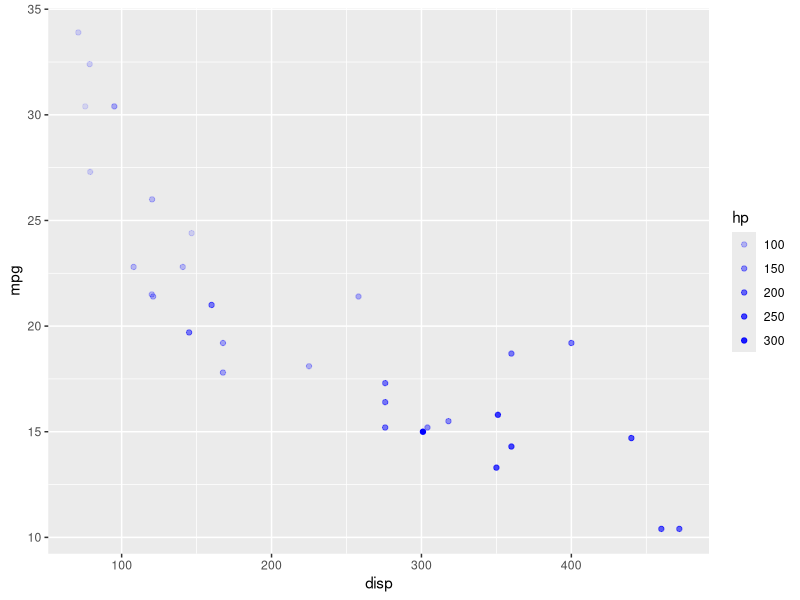
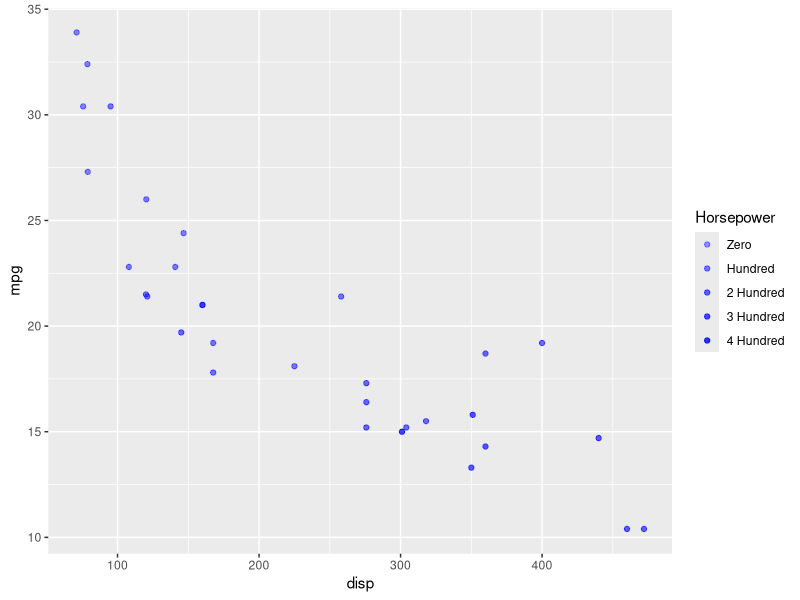
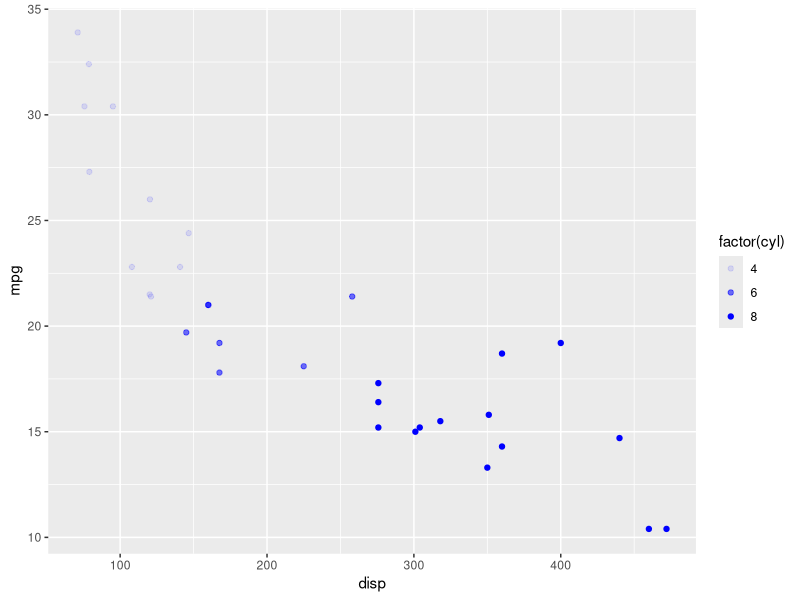
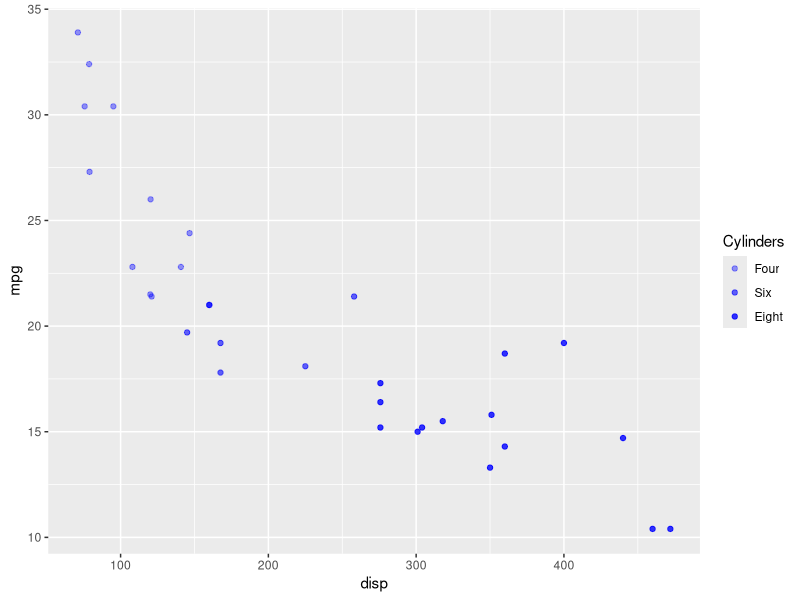
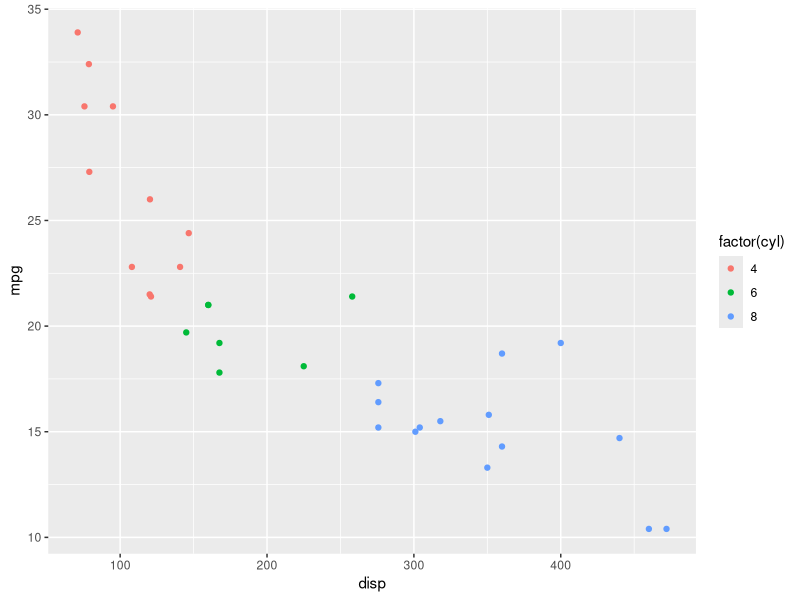
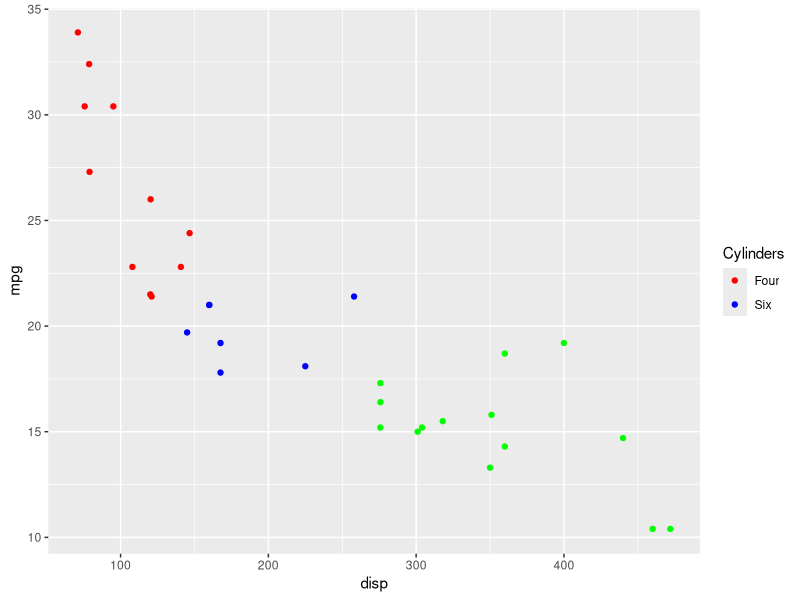
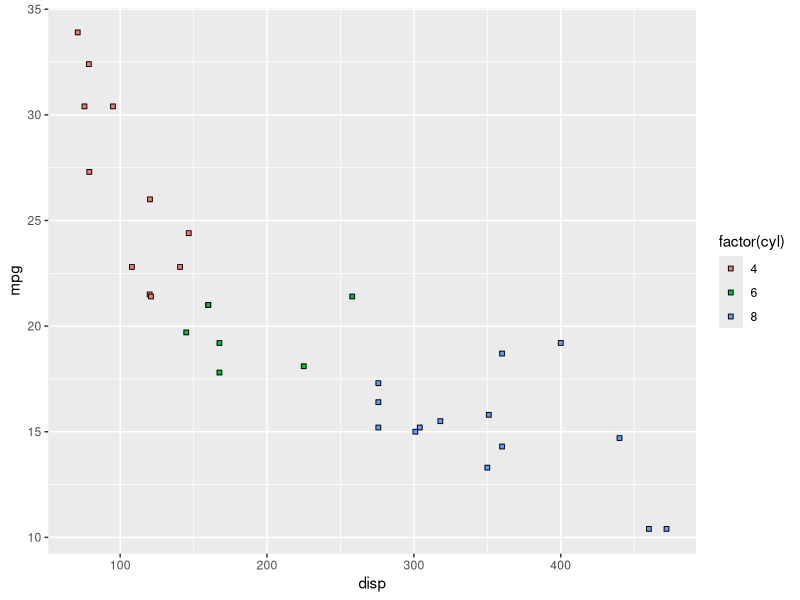
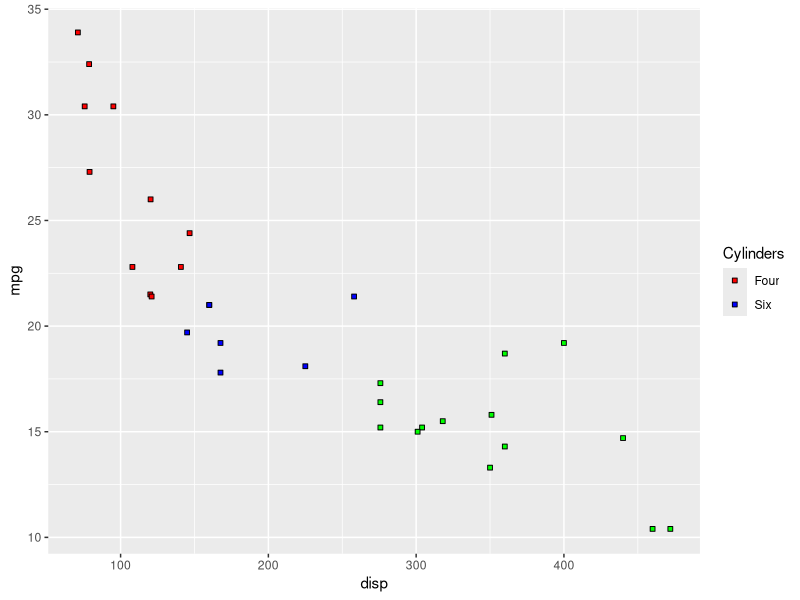

Source code (R) for these figures, in order:
## ---- chunk 1
library(ggplot2)
library(dplyr)
library(tidyr)
## ---- chunk 2
ggplot(mtcars) +
  geom_point(aes(disp, mpg, alpha = hp), color = 'blue')
## ---- chunk 3
ggplot(mtcars) +
  geom_point(aes(disp, mpg, alpha = hp), color = 'blue') +
  scale_alpha_continuous("Horsepower",
                         breaks = c(0, 100, 200, 300, 400),
                         limits = c(0, 400),
                         labels = c("Zero", "Hundred", "2 Hundred", 
                                    "3 Hundred", "4 Hundred"),
                         range = c(0.4, 0.8))
## ---- chunk 4
ggplot(mtcars) +
  geom_point(aes(disp, mpg, alpha = factor(cyl)), color = 'blue')
## ---- chunk 5
ggplot(mtcars) +
  geom_point(aes(disp, mpg, alpha = factor(cyl)), color = 'blue') +
  scale_alpha_discrete(name = "Cylinders",
                       breaks = c("4", "6", "8"),
                       labels = c("Four", "Six", "Eight"),
                       range = c(0.4, 0.8))
## ---- chunk 6
ggplot(mtcars) +
  geom_point(aes(disp, mpg, color = factor(cyl)))
## ---- chunk 7
ggplot(mtcars) +
  geom_point(aes(disp, mpg, color = factor(cyl))) +
  scale_color_manual(name = "Cylinders",
                     values = c("red", "blue", "green"),
                     labels = c('Four', 'Six', 'Eight'),
                     limits = c(4, 6, 8),
                     breaks = c(4, 6, 8),
                     guide = "legend")
## ---- chunk 8
ggplot(mtcars) +
  geom_point(aes(disp, mpg, fill = factor(cyl)), shape = 22)
## ---- chunk 9
ggplot(mtcars) +
  geom_point(aes(disp, mpg, fill = factor(cyl)), shape = 22) +
  scale_fill_manual(name = "Cylinders",
                     values = c("red", "blue", "green"),
                     labels = c('Four', 'Six', 'Eight'),
                     limits = c(4, 6, 8),
                     breaks = c(4, 6, 8),
                     guide = "legend")
## ---- chunk 10
ggplot(mtcars) +
  geom_point(aes(disp, mpg, shape = factor(cyl)))
## ---- chunk 11
ggplot(mtcars) +
  geom_point(aes(disp, mpg, shape = factor(cyl))) +
  scale_shape_manual(name = "Cylinders",
                    values = c(4, 12, 24),
                    labels = c('Four', 'Six', 'Eight'),
                    limits = c(4, 6, 8),
                    breaks = c(4, 6, 8),
                    guide = "legend")
## ---- chunk 12
ggplot(mtcars) +
  geom_point(aes(disp, mpg, size = hp))
## ---- chunk 13
ggplot(mtcars) +
  geom_point(aes(disp, mpg, size = hp)) +
  scale_size_continuous(name = "Horsepower",
                        range = c(3, 6),
                        limits = c(0, 400),
                        breaks = c(100, 200, 300, 400),
                        labels = c("Hundred", "2 Hundred",
                                   "3 Hundred", "4 Hundred"))
## ---- chunk 14
ggplot(mtcars) +
  geom_point(aes(disp, mpg, alpha = factor(cyl)), color = 'blue')
## ---- chunk 15
ggplot(mtcars) +
  geom_point(aes(disp, mpg, alpha = factor(cyl)), color = 'blue') +
  scale_alpha_manual(name = "Cylinders",
                     values = c(0.4, 0.6, 0.8),
                     labels = c('Four', 'Six', 'Eight'),
                     limits = c(4, 6, 8),
                     breaks = c(4, 6, 8),
                     guide = "legend")
## ---- chunk 16
ggplot(mtcars) +
  geom_point(aes(disp, mpg, shape = factor(cyl))) +
  scale_shape()
## ---- chunk 17
ggplot(mtcars) +
  geom_point(aes(disp, mpg, shape = factor(cyl))) +
  scale_shape(solid = FALSE,
              name = 'Cylinders',
              labels = c('Four', 'Six', 'Eight'),
              limits = c(4, 6, 8),
              breaks = c(4, 6, 8))
## ---- chunk 18
ggplot(mtcars) +
  geom_point(aes(disp, mpg, size = hp))
## ---- chunk 19
ggplot(mtcars) +
  geom_point(aes(disp, mpg, size = hp)) +
  scale_size(name = "Horsepower")
## ---- chunk 20
ggplot(mtcars) +
  geom_point(aes(disp, mpg, color = factor(cyl))) +
  scale_color_manual(values = c("red", "blue", "green"),
                      guide = guide_legend(
                       title = "Cylinders",
                       title.hjust = 0.5,
                       title.position = "top",
                       label.position = "right",
                       direction = "horizontal",
                       label.hjust = 0.5,
                       nrow = 2,
                       reverse = TRUE
                      )
  )
## ---- chunk 21
ggplot(mtcars) +
  geom_point(aes(disp, mpg, color = factor(cyl))) +
  scale_color_discrete(guide = guide_legend(
                        title = "Cylinders",
                        title.hjust = 0.5,
                        title.position = "top",
                        label.position = "right",
                        direction = "horizontal",
                        label.hjust = 0.5,
                        nrow = 2,
                        reverse = TRUE
                        )
  )
## ---- chunk 22
ggplot(mtcars) +
  geom_point(aes(disp, mpg, color = hp)) +
  scale_color_continuous(guide = guide_colorbar(
    title = "Horsepower",
    title.position = "top",
    title.vjust = 1,
    label.position = "bottom",
    label.vjust = 0.8,
    barwidth = 10,
    barheight = 3,
    nbins = 10,
    raster = FALSE,
    ticks = TRUE,
    draw.ulim = TRUE,
    draw.llim = FALSE,
    direction = "horizontal",
    reverse = TRUE
  ))
## ---- chunk 23
ggplot(mtcars) +
  geom_point(aes(disp, mpg, fill = hp), shape = 22) +
  scale_fill_continuous(guide = guide_colorbar(
    title = "Horsepower",
    title.position = "top",
    title.vjust = 1,
    label.position = "bottom",
    label.vjust = 0.8,
    barwidth = 10,
    barheight = 3,
    nbins = 10,
    raster = FALSE,
    ticks = TRUE,
    draw.ulim = TRUE,
    draw.llim = FALSE,
    direction = "horizontal",
    reverse = TRUE)
  )
## ---- chunk 24
ggplot(mtcars) +
  geom_point(aes(disp, mpg, fill = hp), shape = 22) +
  scale_fill_gradient2(guide = guide_colorbar(
    title = "Horsepower",
    title.position = "top",
    title.vjust = 1,
    label.position = "bottom",
    label.vjust = 0.8,
    barwidth = 10,
    barheight = 3,
    nbins = 10,
    raster = FALSE,
    ticks = TRUE,
    draw.ulim = TRUE,
    draw.llim = FALSE,
    direction = "horizontal",
    reverse = TRUE)
  ) 
## ---- chunk 25
ggplot(mtcars) +
  geom_point(aes(disp, mpg, fill = hp), shape = 22) +
  scale_fill_gradient(low = "white", high = "black", 
    guide = guide_colorbar(
      title = "Horsepower",
      title.position = "top",
      title.vjust = 1,
      label.position = "bottom",
      label.vjust = 0.8,
      barwidth = 10,
      barheight = 3,
      nbins = 10,
      raster = FALSE,
      ticks = TRUE,
      draw.ulim = TRUE,
      draw.llim = FALSE,
      direction = "horizontal",
      reverse = TRUE
    )
  ) 
## ---- chunk 26
ggplot(mtcars) +
  geom_point(aes(disp, mpg, fill = hp), shape = 22) +
  scale_fill_gradientn(colors = terrain.colors(5), 
    guide = guide_colorbar(
      title = "Horsepower",
      title.position = "top",
      title.vjust = 1,
      label.position = "bottom",
      label.vjust = 0.8,
      barwidth = 10,
      barheight = 3,
      nbins = 10,
      raster = FALSE,
      ticks = TRUE,
      draw.ulim = TRUE,
      draw.llim = FALSE,
      direction = "horizontal",
      reverse = TRUE
    )
  ) 
## ---- chunk 27
ggplot(mtcars) +
  geom_point(aes(disp, mpg, color = hp, 
                 size = qsec, 
                 shape = factor(gear))) + 
  guides(color = "colorbar",
         shape = "legend",
         size = "legend")
## ---- chunk 28
ggplot(mtcars) +
  geom_point(aes(disp, mpg, color = hp, 
                 size = wt, 
                 shape = factor(gear))) + 
  guides(
    color = guide_colorbar(
      title = "Horsepower"
    ),
    shape = guide_legend(
      title = "Weight"
    ),
    size = guide_legend(
      title = "Gear"
    )
  )
